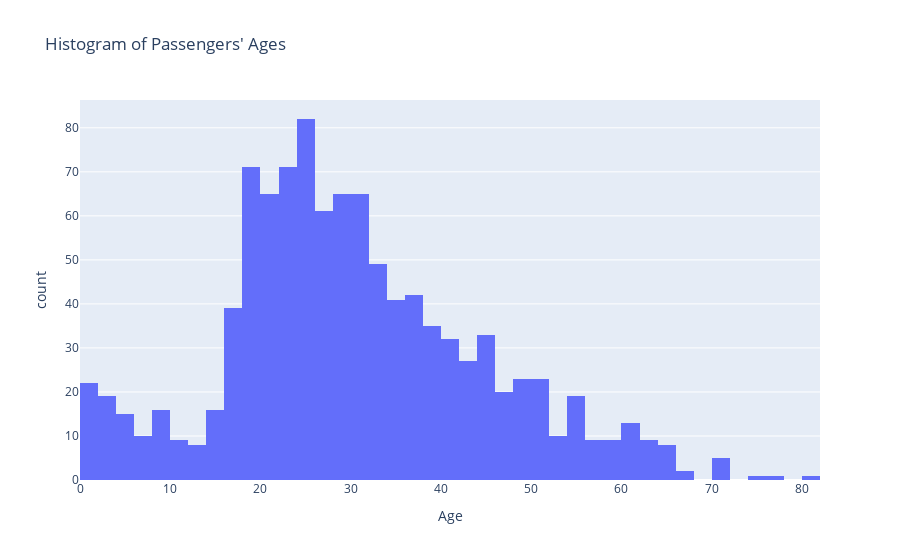

The code cell stored with this chart in its notebook:
### Markdown cell above
Построим гистограмму для распределения возрастов пассажиров

### Code cell
fig = px.histogram(
    data, x='Age',
    title="Histogram of Passengers' Ages"
)

fig.show()

### Figure 1 — Plotly figure (JSON) as saved in the notebook; plotly's stock layout.template omitted (floating-point values rounded to 4 significant figures; data arrays with more than 128 entries replaced by an {"elided": "..."} marker saying what was removed)
{"data": [{"alignmentgroup": "True", "bingroup": "x", "hovertemplate": "Age=%{x}<br>count=%{y}<extra></extra>", "legendgroup": "", "marker": {"color": "#636efa", "pattern": {"shape": ""}}, "name": "", "offsetgroup": "", "orientation": "v", "showlegend": false, "type": "histogram", "x": {"elided": "1309 float values"}, "xaxis": "x", "yaxis": "y"}], "layout": {"barmode": "relative", "legend": {"tracegroupgap": 0}, "title": {"text": "Histogram of Passengers' Ages"}, "xaxis": {"anchor": "y", "domain": [0, 1], "title": {"text": "Age"}}, "yaxis": {"anchor": "x", "domain": [0, 1], "title": {"text": "count"}}}}
